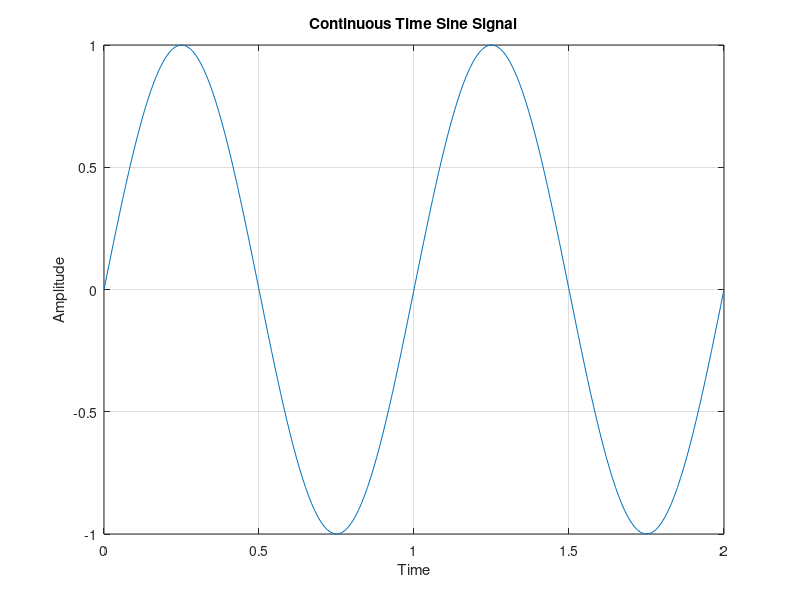
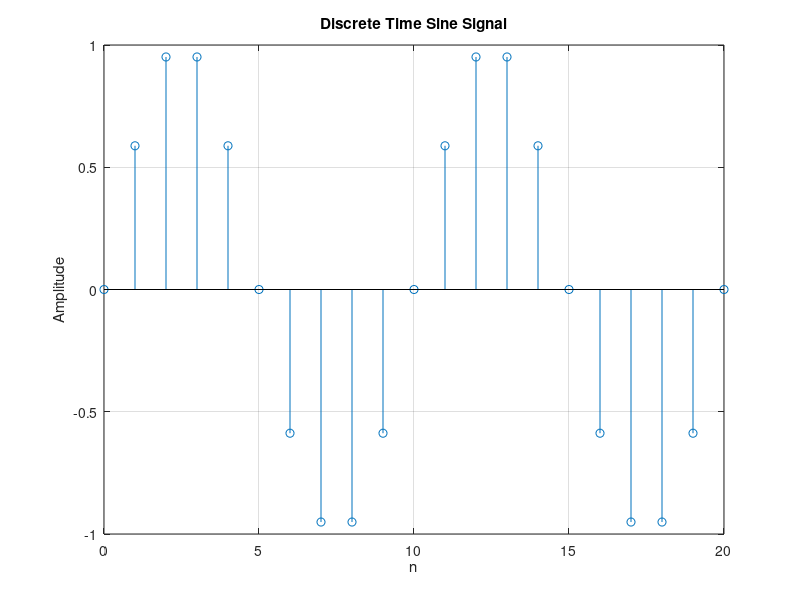

Here is the MATLAB script that generated these plots, in order:
clc;
clear;
close all;

t = 0:0.01:2;
x = sin(2*pi*t);

figure;
plot(t, x);
xlabel('Time');
ylabel('Amplitude');
title('Continuous Time Sine Signal');
grid on;


n = 0:20;
x1 = sin(2*pi*n/10);


figure;
stem(n, x1);
xlabel('n');
ylabel('Amplitude');
title('Discrete Time Sine Signal');
grid on;
